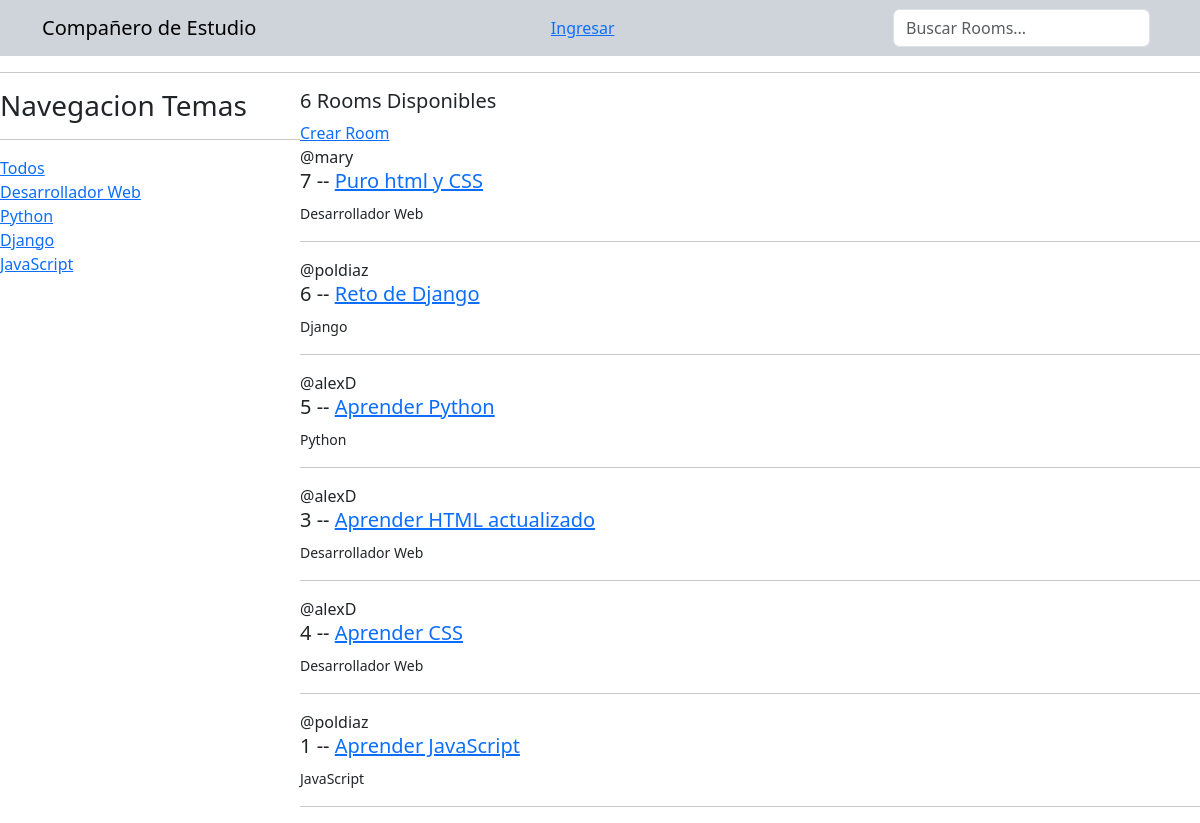
Before: / with the older database file.
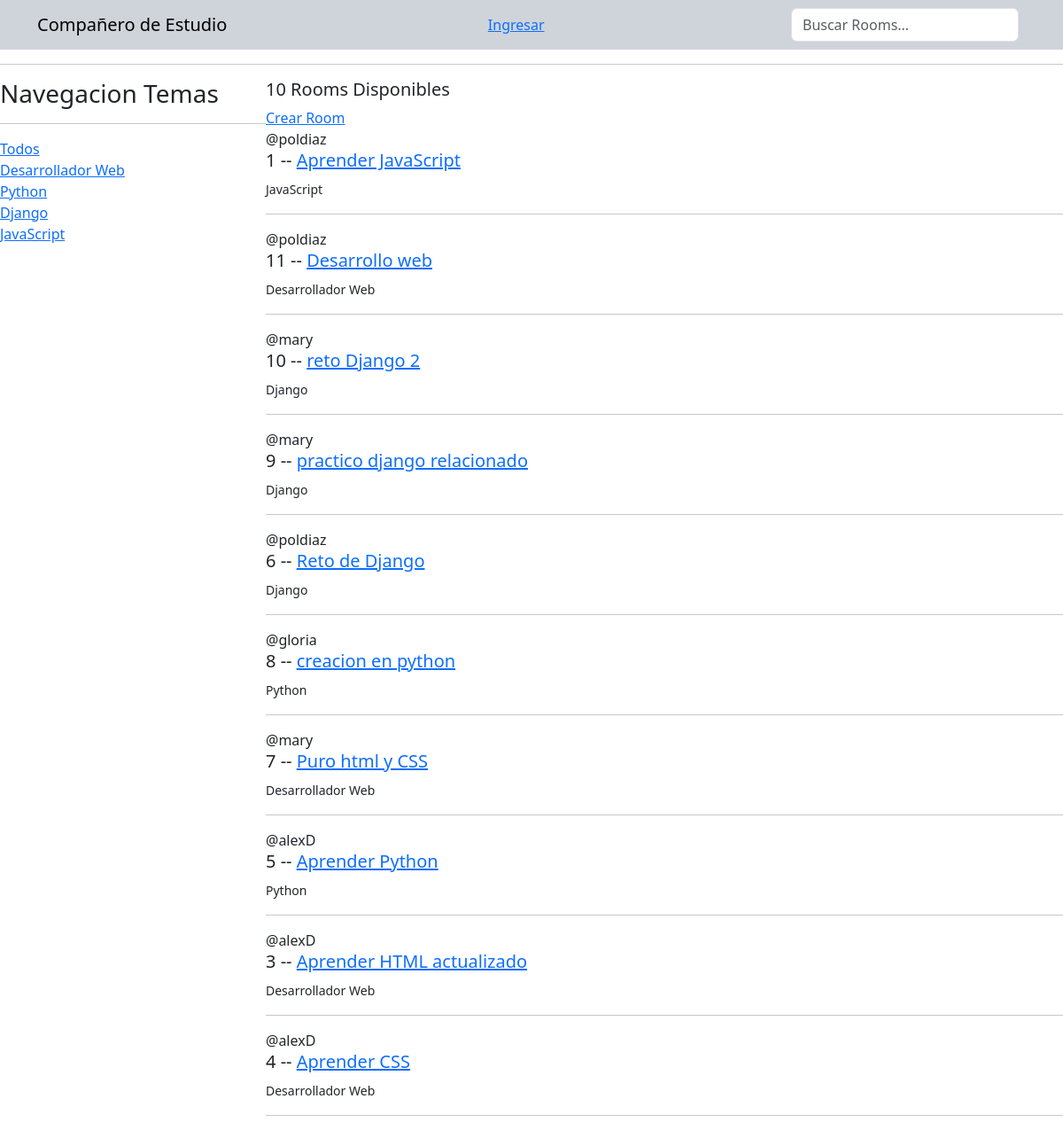
After: the same page with the newer database file.
### base/models.py (models this page shows, shortened)
class Topic(models.Model):
    name = models.CharField(max_length=200)

class Room(models.Model):
    host = models.ForeignKey(User, on_delete=models.SET_NULL, null=True)
    topic = models.ForeignKey(Topic, on_delete=models.SET_NULL, null=True)
    name = models.CharField(max_length=200)
    description = models.TextField(null=True, blank=True)
    participants = models.ManyToManyField(User, related_name='participants', blank=True)
    updated = models.DateTimeField(auto_now=True)
    created = models.DateTimeField(auto_now_add=True)
    class Meta:
        ordering = ['-updated', '-created']

### base/views.py (the view)
# urls.py: path('', views.home, name="home"),
def home(request):
    q = request.GET.get("q") if request.GET.get("q") != None else ""
    rooms = Room.objects.filter(
        Q(topic__name__icontains=q) | Q(name__icontains=q) | Q(description__icontains=q)
    )
    topics = Topic.objects.all()
    room_count = rooms.count()
    context = {"rooms": rooms, "topics": topics, "room_count": room_count}
    return render(request, "base/home.html", context)

### base/templates/base/home.html (shortened to what this page needs)
{% extends "main.html" %}
{% block content %}
<div class="home-container">
  <div>
    <h3>Navegacion Temas</h3>
    <hr />
    <div>
      <a href="{% url 'home' %}">Todos</a>
    </div>
    {% for topic in topics %}
      <div>
        <a href="{% url 'home' %}?q={{topic.name}}">{{topic.name}}</a>
      </div>
    {% endfor %}
  </div>
  <div>
    <h5>{{ room_count }} Rooms Disponibles</h5>
    <a href="{% url 'create-room' %}">Crear Room</a>
    <div>
      {% for room in rooms %}
      <div>
        <span>@{{ room.host.username }}</span>
        <h5>
          {{ room.id }} --
          <a href="{% url 'room' room.id %}"> {{ room.name }}</a>
        </h5>
        <small>{{ room.topic.name }}</small>
        <hr />
      </div>
      {% endfor %}
    </div>
  </div>
</div>
{% endblock content %}

### templates/main.html (shortened to what this page needs)
<!DOCTYPE html>
<html lang="es">
  <head>
    <link href="https://cdn.jsdelivr.net/npm/bootstrap@5.3.2/dist/css/bootstrap.min.css" rel="stylesheet">
  </head>
  <body>
    {% include "navbar.html" %}
    {% block content %}
    {% endblock %}
  </body>
</html>

### templates/navbar.html
<nav class="navbar bg-dark-subtle">
  <div class="container">
    <a href="/" class="navbar-brand">Compañero de Estudio</a>
    {% if request.user.is_authenticated %}
      <p>Hola {{ request.user }}</p>
      <a href="{% url 'logout' %}">Salir</a>
    {% else %}
    <a href="{% url 'login' %}">Ingresar</a>
    {% endif %}
    <form class="d-flex" role="search" method="GET" action="{% url 'home' %}">
      <input class="form-control me-2" aria-label="Search" type="text" name="q" placeholder="Buscar Rooms...">
    </form>
  </div>
</nav>
<hr>

### base/templates/base/home.html (style rules this page uses)
.home-container { display: grid; grid-template-columns: 1fr 3fr; }

Changed rows visible on the page:
changed Room "Aprender JavaScript": moves up the list
added Room: host.username "poldiaz", id "11", name "Desarrollo web", topic.name "Desarrollador Web"
added Room: host.username "mary", id "10", name "reto Django 2", topic.name "Django"
added Room: host.username "mary", id "9", name "practico django relacionado", topic.name "Django"
changed Room "Reto de Django": moves down the list
added Room: host.username "gloria", id "8", name "creacion en python", topic.name "Python"
Other visible differences:
{{ room_count }}: "6" → "10"
